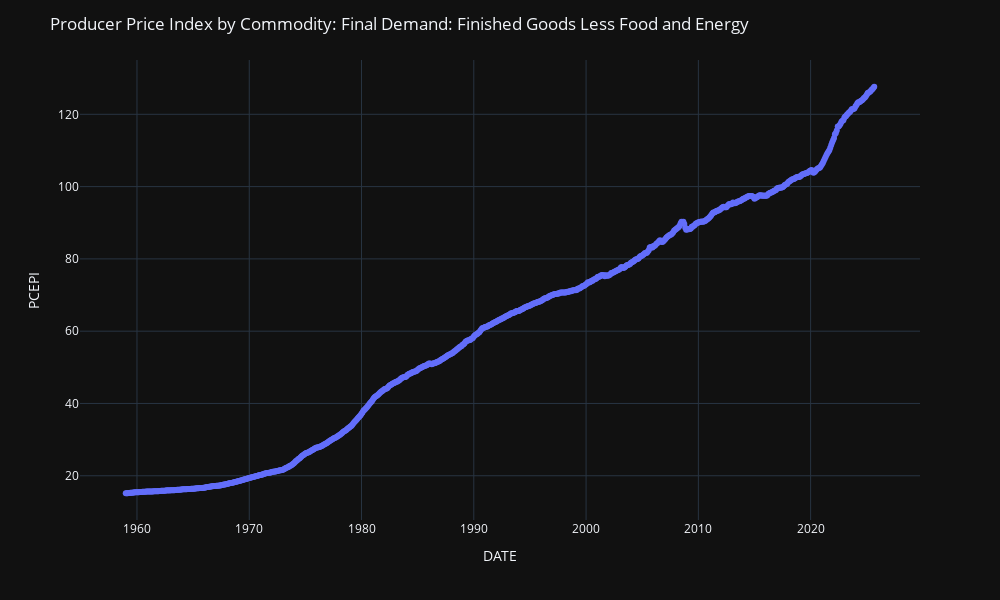

Notebook code for this chart:
### Markdown cell above
- **WPSFD49207 data plot**

### Code cell
fig = px.line(
    PCEPI_df,
    x=PCEPI_df.index,
    y="PCEPI",
    markers=True
)

fig.update_layout(
    title=dict(text='Producer Price Index by Commodity: Final Demand: Finished Goods Less Food and Energy'),
    width=1000,
    height=600,
    yaxis=dict(title="PCEPI"),
    hovermode="x unified",
    template="plotly_dark"
)

fig.show()

### Figure 1 — Plotly figure (JSON) as saved in the notebook; plotly's stock layout.template omitted (floating-point values rounded to 4 significant figures; data arrays with more than 128 entries replaced by an {"elided": "..."} marker saying what was removed)
{"data": [{"hovertemplate": "DATE=%{x}<br>PCEPI=%{y}<extra></extra>", "legendgroup": "", "line": {"color": "#636efa", "dash": "solid"}, "marker": {"symbol": "circle"}, "mode": "lines+markers", "name": "", "orientation": "v", "showlegend": false, "type": "scatter", "x": {"elided": "801 str values"}, "xaxis": "x", "y": {"elided": "801 float values"}, "yaxis": "y"}], "layout": {"height": 600, "hovermode": "x unified", "legend": {"tracegroupgap": 0}, "margin": {"t": 60}, "title": {"text": "Producer Price Index by Commodity: Final Demand: Finished Goods Less Food and Energy"}, "width": 1000, "xaxis": {"anchor": "y", "domain": [0, 1], "title": {"text": "DATE"}}, "yaxis": {"anchor": "x", "domain": [0, 1], "title": {"text": "PCEPI"}}}}
